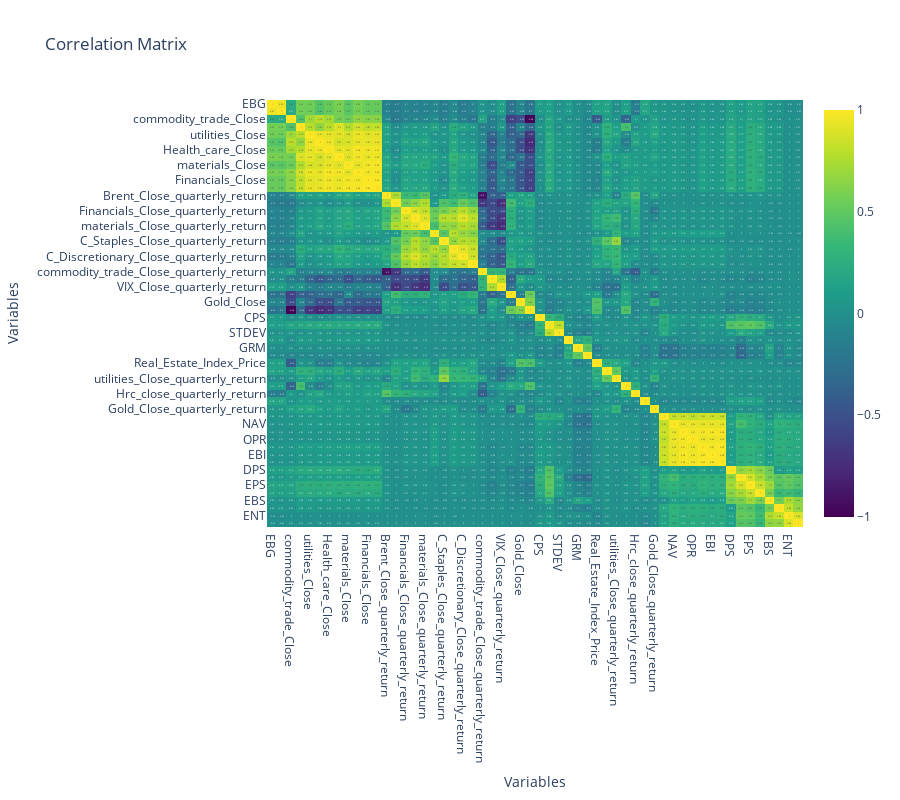

Write notebook code for a chart like this one.
### Code cell
linked = sch.linkage(sch.distance.pdist(corr), method='ward')
cluster_order = sch.dendrogram(linked, no_plot=True)['leaves']

# Reorder the correlation matrix
correlation_matrix_ordered = corr.iloc[cluster_order, cluster_order]

fig = go.Figure(data=go.Heatmap(
                   z=correlation_matrix_ordered.values,
                   x=correlation_matrix_ordered.columns,
                   y=correlation_matrix_ordered.columns,
                   text=correlation_matrix_ordered.round(2).values,
                   texttemplate="%{text}",
                   colorscale='Viridis',
                   zmin=-1, zmax=1))

# Update the layout
fig.update_layout(
    title='Correlation Matrix',
    xaxis_title="Variables",
    yaxis_title="Variables",
    xaxis=dict(side='bottom'),
    yaxis=dict(autorange='reversed'),
    width=900,  # or any width you desire
    height=800,  # or any height you desire
)

fig.show()

### Figure 1 — Plotly figure (JSON) as saved in the notebook; plotly's stock layout.template omitted (floating-point values rounded to 4 significant figures; data arrays with more than 128 entries replaced by an {"elided": "..."} marker saying what was removed)
{"data": [{"colorscale": [[0, "#440154"], [0.1111, "#482878"], [0.2222, "#3e4989"], [0.3333, "#31688e"], [0.4444, "#26828e"], [0.5556, "#1f9e89"], [0.6667, "#35b779"], [0.7778, "#6ece58"], [0.8889, "#b5de2b"], [1, "#fde725"]], "text": {"elided": "56x56 float values"}, "texttemplate": "%{text}", "type": "heatmap", "x": ["EBG", "FFO", "commodity_trade_Close", "Three_Month_Yield", "utilities_Close", "C_Staples_Close", "Health_care_Close", "information_Close", "materials_Close", "C_Discretionary_Close", "Financials_Close", "industrials_Close", "Brent_Close_quarterly_return", "Energy_Close_quarterly_return", "Financials_Close_quarterly_return", "industrials_Close_quarterly_return", "materials_Close_quarterly_return", "Three_Month_Yield_quarterly_return", "C_Staples_Close_quarterly_return", "information_Close_quarterly_return", "C_Discretionary_Close_quarterly_return", "Health_care_Close_quarterly_return", "commodity_trade_Close_quarterly_return", "VIX_Close", "VIX_Close_quarterly_return", "Energy_Close", "Gold_Close", "Brent_Close", "CPS", "MEAN", "STDEV", "ROE", "GRM", "ROA", "Real_Estate_Index_Price", "Real_Estate_Index_Price_quarterly_return", "utilities_Close_quarterly_return", "Hrc_close", "Hrc_close_quarterly_return", "CSH", "Gold_Close_quarterly_return", "SAL", "NAV", "EBT", "OPR", "NET", "EBI", "PRE", "DPS", "BPS", "EPS", "GPS", "EBS", "CPX", "ENT", "NDT"], "y": ["EBG", "FFO", "commodity_trade_Close", "Three_Month_Yield", "utilities_Close", "C_Staples_Close", "Health_care_Close", "information_Close", "materials_Close", "C_Discretionary_Close", "Financials_Close", "industrials_Close", "Brent_Close_quarterly_return", "Energy_Close_quarterly_return", "Financials_Close_quarterly_return", "industrials_Close_quarterly_return", "materials_Close_quarterly_return", "Three_Month_Yield_quarterly_return", "C_Staples_Close_quarterly_return", "information_Close_quarterly_return", "C_Discretionary_Close_quarterly_return", "Health_care_Close_quarterly_return", "commodity_trade_Close_quarterly_return", "VIX_Close", "VIX_Close_quarterly_return", "Energy_Close", "Gold_Close", "Brent_Close", "CPS", "MEAN", "STDEV", "ROE", "GRM", "ROA", "Real_Estate_Index_Price", "Real_Estate_Index_Price_quarterly_return", "utilities_Close_quarterly_return", "Hrc_close", "Hrc_close_quarterly_return", "CSH", "Gold_Close_quarterly_return", "SAL", "NAV", "EBT", "OPR", "NET", "EBI", "PRE", "DPS", "BPS", "EPS", "GPS", "EBS", "CPX", "ENT", "NDT"], "z": {"elided": "56x56 float values"}, "zmax": 1, "zmin": -1}], "layout": {"height": 800, "title": {"text": "Correlation Matrix"}, "width": 900, "xaxis": {"side": "bottom", "title": {"text": "Variables"}}, "yaxis": {"autorange": "reversed", "title": {"text": "Variables"}}}}
